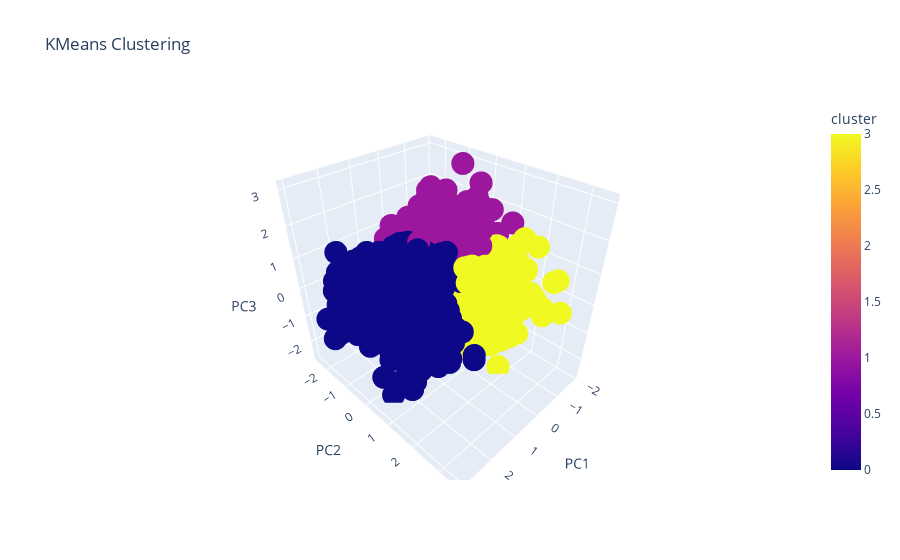

Here is the notebook cell this chart was saved with:
### Markdown cell above
#### <a id='toc1_4_1_3_'></a>[_RobustScaler_](#toc0_)

### Code cell
from sklearn.preprocessing import RobustScaler

robustScaler = RobustScaler()

data_robust = robustScaler.fit_transform(personality_data[cols])

kmeansRobust = KMeans(n_clusters=k,n_init=10)

kmeansRobust.fit(data_robust)

labels_robust = kmeansRobust.labels_

cluster_centers_robust = kmeansRobust.cluster_centers_


generate2DGraph(data_robust,cluster_centers_robust,labels_robust)
generate3DGraph(data_robust,cluster_centers_robust,labels_robust)
generateInteractive3DGraph(data_robust,labels_robust)


printScore(data_robust,labels_robust)
clusterValues(labels_robust)

### Figure 1 — Plotly figure (JSON) as saved in the notebook; plotly's stock layout.template omitted (floating-point values rounded to 4 significant figures; data arrays with more than 128 entries replaced by an {"elided": "..."} marker saying what was removed)
{"data": [{"hovertemplate": "PC1=%{x}<br>PC2=%{y}<br>PC3=%{z}<br>cluster=%{marker.color}<extra></extra>", "legendgroup": "", "marker": {"color": {"elided": "1834 int values"}, "coloraxis": "coloraxis", "symbol": "circle"}, "mode": "markers", "name": "", "scene": "scene", "showlegend": false, "type": "scatter3d", "x": {"elided": "1834 float values"}, "y": {"elided": "1834 float values"}, "z": {"elided": "1834 float values"}}], "layout": {"coloraxis": {"colorbar": {"title": {"text": "cluster"}}, "colorscale": [[0, "#0d0887"], [0.1111, "#46039f"], [0.2222, "#7201a8"], [0.3333, "#9c179e"], [0.4444, "#bd3786"], [0.5556, "#d8576b"], [0.6667, "#ed7953"], [0.7778, "#fb9f3a"], [0.8889, "#fdca26"], [1, "#f0f921"]]}, "legend": {"tracegroupgap": 0}, "scene": {"domain": {"x": [0, 1], "y": [0, 1]}, "xaxis": {"title": {"text": "PC1"}}, "yaxis": {"title": {"text": "PC2"}}, "zaxis": {"title": {"text": "PC3"}}}, "title": {"text": "KMeans Clustering"}}}
